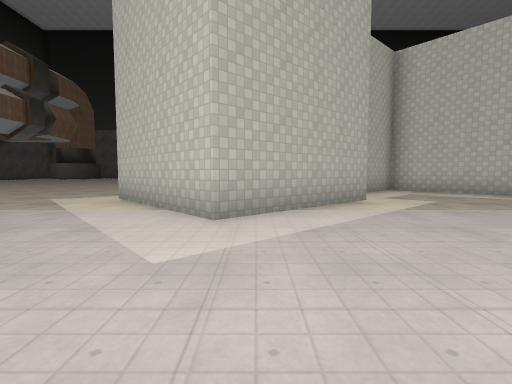
view 1 (above)

12 first-person views from a walk through a level from a Godot 3-D game. The camera is 1.2 m above the floor, tilts 4° down and sees 85° across. The floor is counted in squares, 2 m on a side. Each view is taken from the middle of a square. On the plan, view 1 faces up. The plan holds only what a view shows up to about 9 squares ahead; the rest is blank. The place goes on beyond the plan. Surface patterns are stand-ins for the level's own textures.

view 2
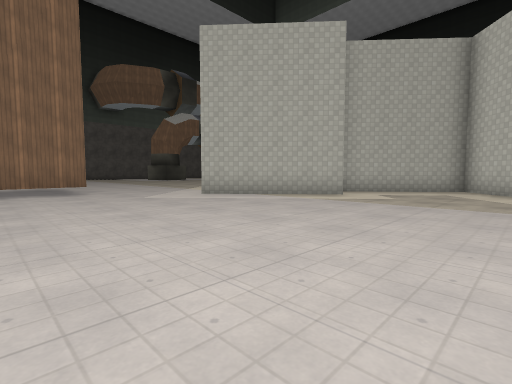

view 3
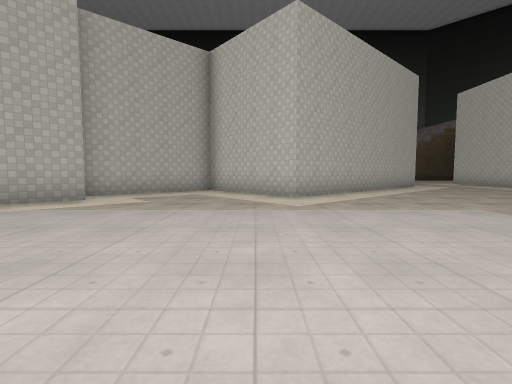

view 4
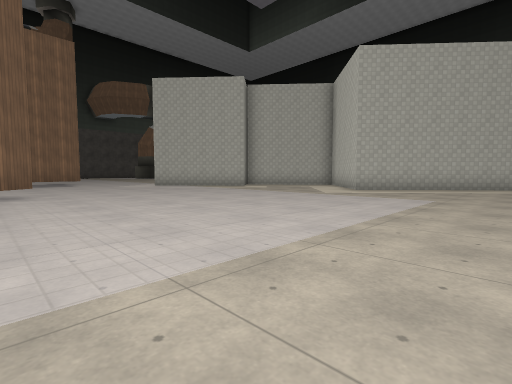

view 5
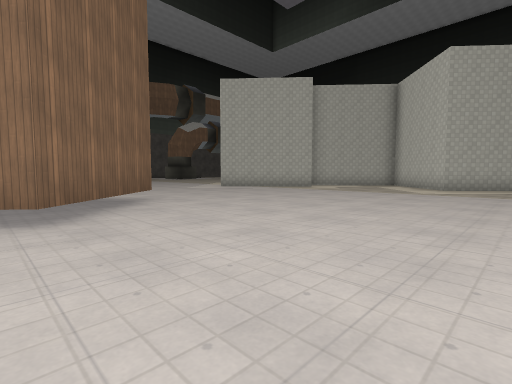

view 6
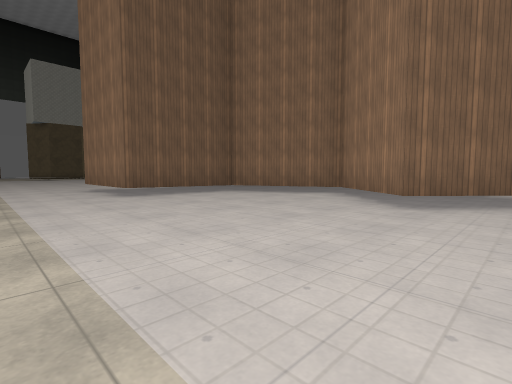

view 7
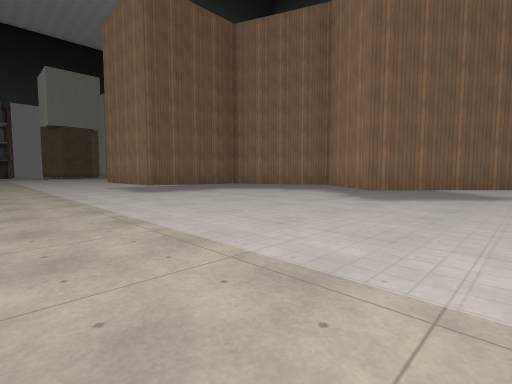

view 8
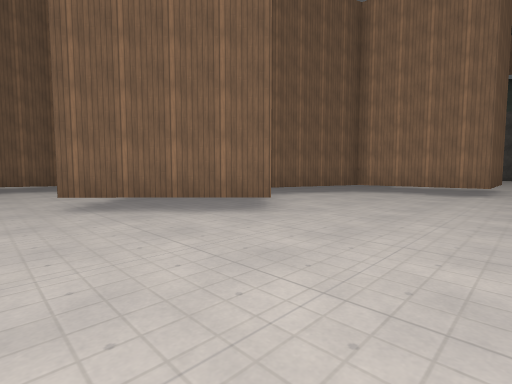

view 9
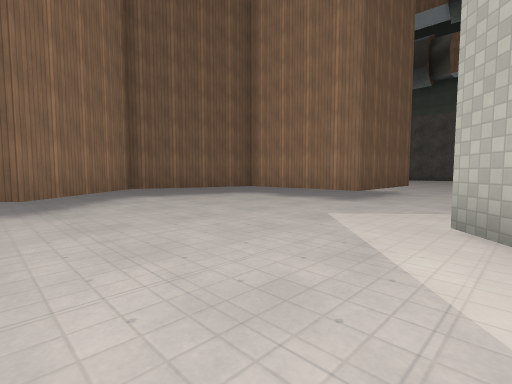

view 10
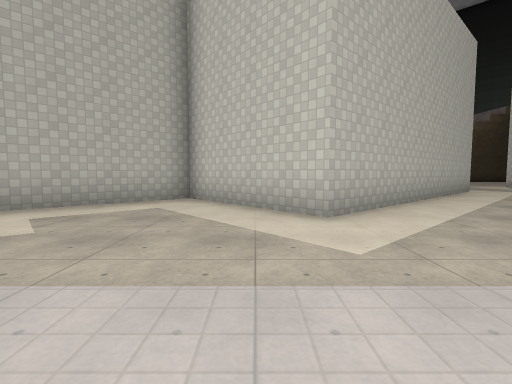

view 11
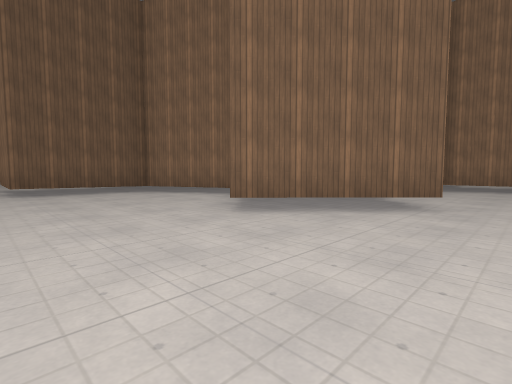

view 12
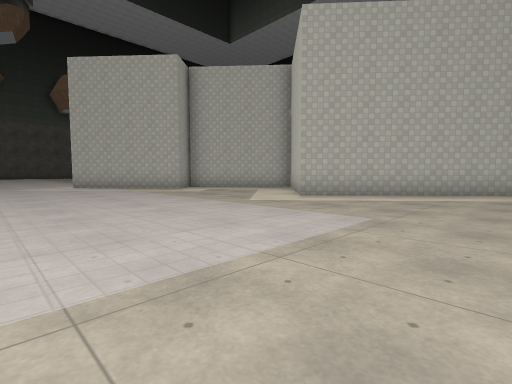

### Floor plan
Key: @ floor where view 1 was taken; # wall or solid block; . floor; T thing the floor can be seen under or through.
Columns run from 7 left of view 1 to 11 right of it. Each row starts with its distance up from view 1.
 11                  ##
 10                 ##.
  9 ...       #### ##..
  8 ....     ##..###...
  7  ....    #....#....
  6  ...##  ##.........
  5   ...####..........
  4    ...##...........
  3   .................
  2 ...................
  1 .####..............
  0     #..@...........
 -1     #..............
 -2     #....#T........
 -3     ###.## TT......
 -4       ###  T.......
 -5          ##........
 -6          #.........
 -7          ##........
 -8           #........
 -9           #####....
-10               #....

Where each view was taken, in squares from view 1:
view 1: 0 up, 0 right, facing up
view 2: 1 down, 6 right, facing up-left
view 3: 0 up, 6 right, facing up
view 4: 2 down, 11 right, facing up-left
view 5: 4 down, 9 right, facing up-left
view 6: 2 down, 10 right, facing down-left
view 7: 1 down, 11 right, facing down-left
view 8: 2 up, 6 right, facing down-left
view 9: 4 up, 3 right, facing down-left
view 10: 3 up, 6 right, facing up
view 11: 0 up, 8 right, facing down-left
view 12: 1 up, 11 right, facing up-left
